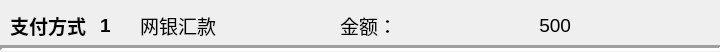
<?xml version="1.0" encoding="UTF-8"?>
<ui version="4.0">
 <class>payMethodsItem</class>
 <widget class="QWidget" name="payMethodsItem">
  <property name="geometry">
   <rect>
    <x>0</x>
    <y>0</y>
    <width>720</width>
    <height>52</height>
   </rect>
  </property>
  <property name="windowTitle">
   <string>Form</string>
  </property>
  <widget class="QLabel" name="label">
   <property name="geometry">
    <rect>
     <x>10</x>
     <y>10</y>
     <width>81</width>
     <height>31</height>
    </rect>
   </property>
   <property name="font">
    <font>
     <pointsize>14</pointsize>
     <weight>75</weight>
     <bold>true</bold>
    </font>
   </property>
   <property name="text">
    <string>支付方式</string>
   </property>
  </widget>
  <widget class="QLabel" name="numLabel">
   <property name="geometry">
    <rect>
     <x>100</x>
     <y>10</y>
     <width>31</width>
     <height>31</height>
    </rect>
   </property>
   <property name="font">
    <font>
     <pointsize>14</pointsize>
     <weight>75</weight>
     <bold>true</bold>
    </font>
   </property>
   <property name="text">
    <string>1</string>
   </property>
  </widget>
  <widget class="QLabel" name="methodLabel">
   <property name="geometry">
    <rect>
     <x>140</x>
     <y>10</y>
     <width>101</width>
     <height>31</height>
    </rect>
   </property>
   <property name="font">
    <font>
     <pointsize>14</pointsize>
    </font>
   </property>
   <property name="text">
    <string>网银汇款</string>
   </property>
  </widget>
  <widget class="QLabel" name="label_2">
   <property name="geometry">
    <rect>
     <x>340</x>
     <y>10</y>
     <width>51</width>
     <height>31</height>
    </rect>
   </property>
   <property name="font">
    <font>
     <pointsize>14</pointsize>
    </font>
   </property>
   <property name="text">
    <string>金额：</string>
   </property>
  </widget>
  <widget class="QLabel" name="accountLabel">
   <property name="geometry">
    <rect>
     <x>440</x>
     <y>10</y>
     <width>131</width>
     <height>31</height>
    </rect>
   </property>
   <property name="font">
    <font>
     <pointsize>14</pointsize>
    </font>
   </property>
   <property name="text">
    <string>500</string>
   </property>
   <property name="alignment">
    <set>Qt::AlignRight|Qt::AlignTrailing|Qt::AlignVCenter</set>
   </property>
  </widget>
  <widget class="Line" name="line">
   <property name="geometry">
    <rect>
     <x>0</x>
     <y>40</y>
     <width>721</width>
     <height>16</height>
    </rect>
   </property>
   <property name="lineWidth">
    <number>3</number>
   </property>
   <property name="orientation">
    <enum>Qt::Horizontal</enum>
   </property>
  </widget>
 </widget>
 <resources/>
 <connections/>
</ui>
